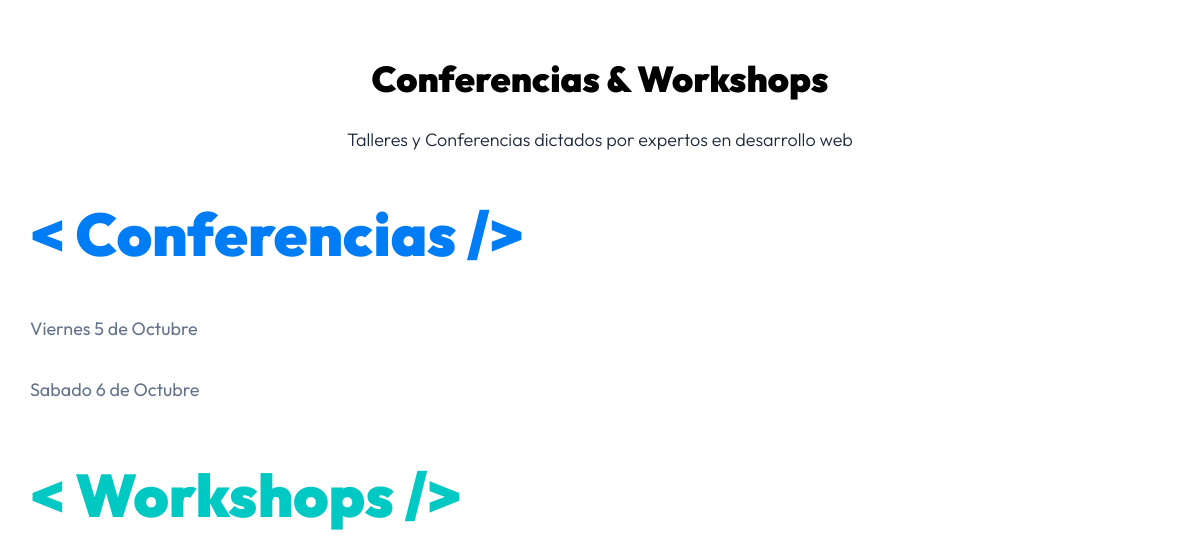
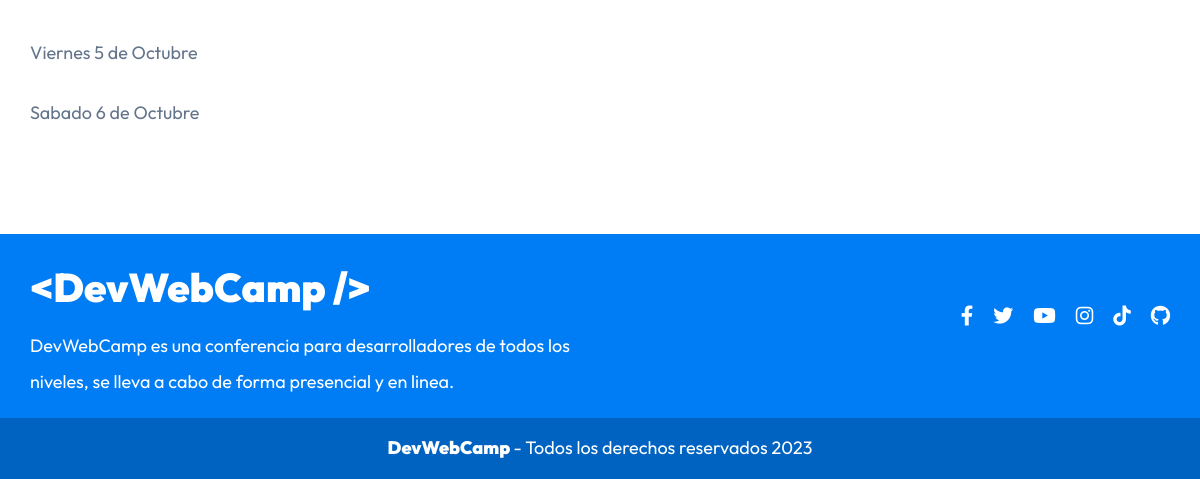
The app's page /workshops-conferencias (lower part), older data (2 pictures, top to bottom).
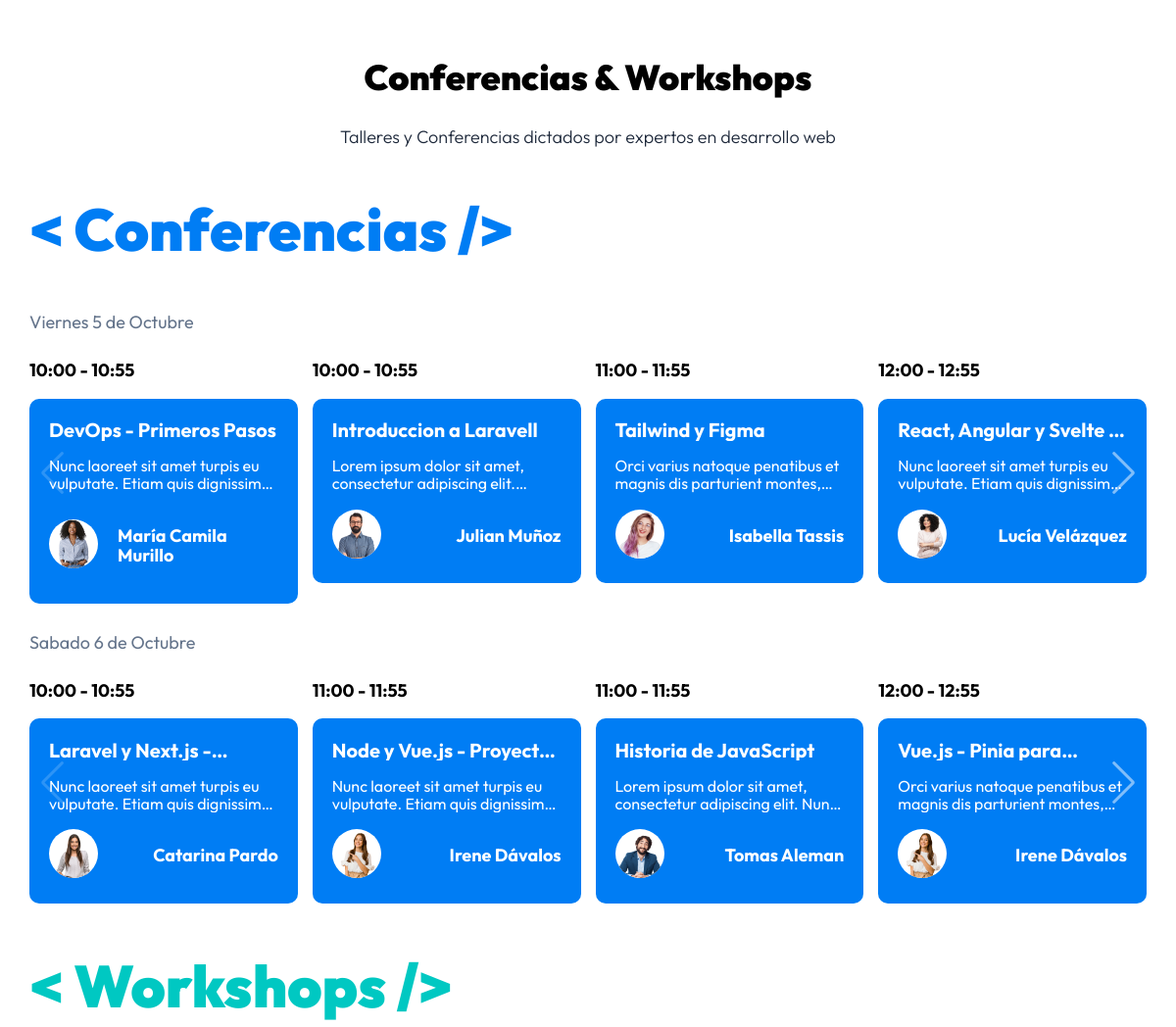
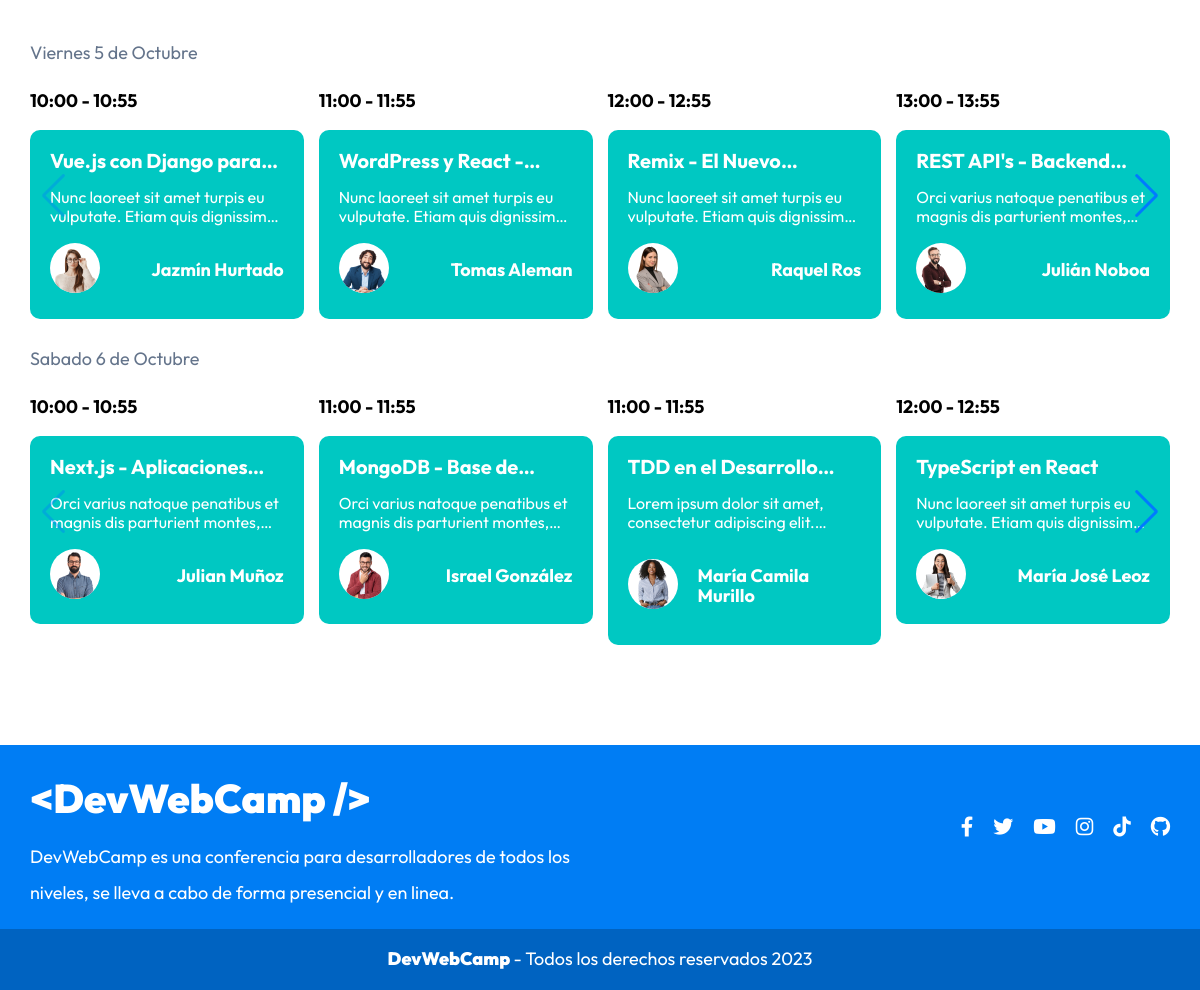
The same page, newer data (2 pictures, top to bottom).
### tables this page shows
CREATE TABLE `eventos` (
  `id` int(11) NOT NULL AUTO_INCREMENT,
  `nombre` varchar(120) DEFAULT NULL,
  `descripcion` text DEFAULT NULL,
  `disponibles` int(11) DEFAULT NULL,
  `categoria_id` int(11) NOT NULL,
  `dia_id` int(11) NOT NULL,
  `hora_id` int(11) NOT NULL,
  `ponente_id` int(11) NOT NULL,
  PRIMARY KEY (`id`),
  KEY `fk_eventos_categorias_idx` (`categoria_id`),
  KEY `fk_eventos_dias1_idx` (`dia_id`),
  KEY `fk_eventos_horas1_idx` (`hora_id`),
  KEY `fk_eventos_ponentes1_idx` (`ponente_id`),
  CONSTRAINT `fk_eventos_categorias` FOREIGN KEY (`categoria_id`) REFERENCES `categorias` (`id`),
  CONSTRAINT `fk_eventos_dias1` FOREIGN KEY (`dia_id`) REFERENCES `dias` (`id`),
  CONSTRAINT `fk_eventos_horas1` FOREIGN KEY (`hora_id`) REFERENCES `horas` (`id`),
  CONSTRAINT `fk_eventos_ponentes1` FOREIGN KEY (`ponente_id`) REFERENCES `ponentes` (`id`)
);

CREATE TABLE `horas` (
  `id` int(11) NOT NULL AUTO_INCREMENT,
  `hora` varchar(13) DEFAULT NULL,
  PRIMARY KEY (`id`)
);

CREATE TABLE `ponentes` (
  `id` int(11) NOT NULL AUTO_INCREMENT,
  `nombre` varchar(40) DEFAULT NULL,
  `apellido` varchar(40) DEFAULT NULL,
  `ciudad` varchar(20) DEFAULT NULL,
  `pais` varchar(20) DEFAULT NULL,
  `imagen` varchar(32) DEFAULT NULL,
  `tags` varchar(120) DEFAULT NULL,
  `redes` text DEFAULT NULL,
  PRIMARY KEY (`id`)
);

### controllers/PaginasController.php (called while the page is built, shortened)
<?php
class PaginasController
{
    private static function obtenerEventosOrdenados()
    {
        $eventos = Evento::ordenar('hora_id');
        $eventosOrdenados = [
            'conferencias_viernes' => [],
            'conferencias_sabado' => [],
            'workshops_viernes' => [],
            'workshops_sabado' => []
        ];
        foreach ($eventos as $evento) {
            $evento->categoria = Categoria::find($evento->categoria_id);
            $evento->ponente = Ponente::find($evento->ponente_id);
            $evento->dia = Dia::find($evento->dia_id);
            $evento->hora = Hora::find($evento->hora_id);
            switch (true) {
                case $evento->dia_id === '1' && $evento->categoria_id === '1':
                    $eventosOrdenados['conferencias_viernes'][] = $evento;
                    break;
                case $evento->dia_id === '1' && $evento->categoria_id === '2':
                    $eventosOrdenados['workshops_viernes'][] = $evento;
                    break;
                case $evento->dia_id === '2' && $evento->categoria_id === '1':
                    $eventosOrdenados['conferencias_sabado'][] = $evento;
                    break;
                case $evento->dia_id === '2' && $evento->categoria_id === '2':
                    $eventosOrdenados['workshops_sabado'][] = $evento;
                    break;
            }
        }
        return $eventosOrdenados;
    }
    public static function conferencias(Router $router)
    {
        $eventosOrdenados = self::obtenerEventosOrdenados();
        $router->render('/paginas/conferencias', [
            'titulo' => 'Conferencias & Workshops',
            'eventos' => $eventosOrdenados
        ]);
    }
}

### public/index.php (called while the page is built, shortened)
<?php
$router = new Router();
$router->get('/login', [AuthController::class, 'login']);
$router->post('/login', [AuthController::class, 'login']);
$router->post('/logout', [AuthController::class, 'logout']);
$router->get('/registro', [AuthController::class, 'registro']);
$router->post('/registro', [AuthController::class, 'registro']);
$router->get('/olvide', [AuthController::class, 'olvide']);
$router->post('/olvide', [AuthController::class, 'olvide']);
$router->get('/reestablecer', [AuthController::class, 'reestablecer']);
$router->post('/reestablecer', [AuthController::class, 'reestablecer']);
$router->get('/mensaje', [AuthController::class, 'mensaje']);
$router->get('/confirmar-cuenta', [AuthController::class, 'confirmar']);
$router->get('/admin/dashboard', [DashboardController::class, 'index']);
$router->get('/admin/ponentes', [PonentesController::class, 'index']);
$router->get('/admin/ponentes/crear', [PonentesController::class, 'crear']);
$router->post('/admin/ponentes/crear', [PonentesController::class, 'crear']);
$router->get('/admin/ponentes/editar', [PonentesController::class, 'editar']);
$router->post('/admin/ponentes/editar', [PonentesController::class, 'editar']);
$router->post('/admin/ponentes/eliminar', [PonentesController::class, 'eliminar']);
$router->get('/admin/eventos', [EventosController::class, 'index']);
$router->get('/admin/eventos/crear', [EventosController::class, 'crear']);
$router->post('/admin/eventos/crear', [EventosController::class, 'crear']);
$router->get('/admin/eventos/editar', [EventosController::class, 'editar']);
$router->post('/admin/eventos/editar', [EventosController::class, 'editar']);
$router->post('/admin/eventos/eliminar', [EventosController::class, 'eliminar']);
$router->get('/api/eventos-horario', [APIEventos::class, 'index']);
$router->get('/api/ponentes', [APIPonentes::class, 'index']);
$router->get('/api/ponente', [APIPonentes::class, 'ponente']);
$router->get('/api/regalos', [APIRegalos::class, 'index']);
$router->get('/admin/registrados', [RegistradosController::class, 'index']);
$router->get('/admin/regalos', [RegalosController::class, 'index']);
$router->get('/', [PaginasController::class, 'index']);
$router->get('/devwebcamp', [PaginasController::class, 'evento']);
$router->get('/paquetes', [PaginasController::class, 'paquetes']);
$router->get('/workshops-conferencias', [PaginasController::class, 'conferencias']);
$router->get('/404', [PaginasController::class, 'error']);
$router->get('/finalizar-registro', [RegistroController::class, 'crear']);
$router->post('/finalizar-registro/gratis', [RegistroController::class, 'gratis']);
$router->post('/finalizar-registro/pagar', [RegistroController::class, 'pagar']);
$router->get('/finalizar-registro/conferencias', [RegistroController::class, 'conferencias']);
$router->post('/finalizar-registro/conferencias', [RegistroController::class, 'conferencias']);
$router->get('/boleto', [RegistroController::class, 'boleto']);
$router->comprobarRutas();

### models/ActiveRecord.php (called while the page is built, shortened)
<?php
class ActiveRecord
{
    protected static $db;
    protected static $tabla = '';
    public static function setDB($database)
    {
        self::$db = $database;
    }
    public static function consultarSQL($query)
    {
        $resultado = self::$db->query($query);
        $array = [];
        while ($registro = $resultado->fetch_assoc()) {
            $array[] = static::crearObjeto($registro);
        }
        return $array;
    }
    protected static function crearObjeto($registro)
    {
        $objeto = new static;
        foreach ($registro as $key => $value) {
            if (property_exists($objeto, $key)) {
                $objeto->$key = $value;
            }
        }
        return $objeto;
    }
    public static function ordenar($columna, $orden = 'ASC')
    {
        $query = "SELECT * FROM " . static::$tabla . " ORDER BY $columna $orden";
        $resultado = self::consultarSQL($query);
        return $resultado;
    }
    public static function find($id)
    {
        $query = "SELECT * FROM " . static::$tabla  . " WHERE id = $id";
        $resultado = self::consultarSQL($query);
        return array_shift($resultado);
    }
}

### views/templates/evento.php (the view)
<div class="evento swiper-slide">
    <p class="evento__hora"><?php echo $evento->hora->hora ?></p>
    <div class="evento__informacion">
        <h4 class="evento__nombre"><?php echo $evento->nombre ?></h4>
        <div>
            <p class="evento__introduccion"><?php echo $evento->descripcion; ?></p>
        </div>
        <div class="evento__autor-info">
            <picture>
                <source srcset="/img/speakers/<?php echo $evento->ponente->imagen; ?>.webp" type="image/webp">
                <source srcset="/img/speakers/<?php echo $evento->ponente->imagen; ?>.png" type="image/png">
                <img class="evento__imagen-autor" loading="lazy" width="200" height="300" src="/img/speakers/<?php echo $evento->ponente->imagen; ?>.png" alt="Imagen Ponente">
            </picture>
            <p class="evento__autor-nombre"><?php echo $evento->ponente->nombre . " " . $evento->ponente->apellido ?></p>
        </div>
    </div>
</div>

### views/paginas/conferencias.php (shortened to what the rows shown need)
<main class="agenda">
    <h2 class="agenda__heading"><?php echo $titulo ?></h2>
    <div class="eventos">
        <div class="eventos__listado slider swiper">
            <div class="swiper-wrapper">
                <?php foreach ($eventos["conferencias_viernes"] as $evento) : ?>
                    <?php include __DIR__ . "/../templates/evento.php" ?>
                <?php endforeach; ?>
            </div>
        </div>
        <div class="eventos__listado slider swiper">
            <div class="swiper-wrapper">
                <?php foreach ($eventos["conferencias_sabado"] as $evento) : ?>
                    <?php include __DIR__ . "/../templates/evento.php" ?>
                <?php endforeach; ?>
            </div>
        </div>
    </div>
    <div class="eventos--workshops">
        <div class="eventos__listado slider swiper">
            <div class="swiper-wrapper">
                <?php foreach ($eventos["workshops_viernes"] as $evento) : ?>
                    <?php include __DIR__ . "/../templates/evento.php" ?>
                <?php endforeach; ?>
            </div>
        </div>
        <div class="eventos__listado slider swiper">
            <div class="swiper-wrapper">
                <?php foreach ($eventos["workshops_sabado"] as $evento) : ?>
                    <?php include __DIR__ . "/../templates/evento.php" ?>
                <?php endforeach; ?>
            </div>
        </div>
    </div>
</main>

Row changes from the older to the newer data that the page shows:
added eventos: hora.hora "10:00 - 10:55", nombre "DevOps - Primeros Pasos", descripcion "Nunc laoreet sit amet turpis eu vulputate. Etiam quis…", ponente.imagen (picture), ponente.nombre "María Camila", ponente.apellido "Murillo", shown under "< Conferencias />"
added eventos: hora.hora "10:00 - 10:55", nombre "Introduccion a Laravell", descripcion "Lorem ipsum dolor sit amet, consectetur adipiscing…", ponente.imagen (picture), ponente.nombre "Julian", ponente.apellido "Muñoz", shown under "< Conferencias />"
added eventos: hora.hora "11:00 - 11:55", nombre "Tailwind y Figma", descripcion "Orci varius natoque penatibus et magnis dis parturient…", ponente.imagen (picture), ponente.nombre "Isabella", ponente.apellido "Tassis", shown under "< Conferencias />"
added eventos: hora.hora "12:00 - 12:55", nombre "React, Angular y Svelte…", descripcion "Nunc laoreet sit amet turpis eu vulputate. Etiam quis…", ponente.imagen (picture), ponente.nombre "Lucía", ponente.apellido "Velázquez", shown under "< Conferencias />"
added eventos: hora.hora "10:00 - 10:55", nombre "Laravel y Next.js…", descripcion "Nunc laoreet sit amet turpis eu vulputate. Etiam quis…", ponente.imagen (picture), ponente.nombre "Catarina", ponente.apellido "Pardo"
added eventos: hora.hora "11:00 - 11:55", nombre "Node y Vue.js -…", descripcion "Nunc laoreet sit amet turpis eu vulputate. Etiam quis…", ponente.imagen (picture), ponente.nombre "Irene", ponente.apellido "Dávalos"
added eventos: hora.hora "11:00 - 11:55", nombre "Historia de JavaScript", descripcion "Lorem ipsum dolor sit amet, consectetur adipiscing elit.…", ponente.imagen (picture), ponente.nombre "Tomas", ponente.apellido "Aleman"
added eventos: hora.hora "12:00 - 12:55", nombre "Vue.js - Pinia…", descripcion "Orci varius natoque penatibus et magnis dis parturient…", ponente.imagen (picture), ponente.nombre "Irene", ponente.apellido "Dávalos"
added eventos: hora.hora "10:00 - 10:55", nombre "Vue.js con Django…", descripcion "Nunc laoreet sit amet turpis eu vulputate. Etiam quis…", ponente.imagen (picture), ponente.nombre "Jazmín", ponente.apellido "Hurtado", shown under "< Workshops />"
added eventos: hora.hora "11:00 - 11:55", nombre "WordPress y React…", descripcion "Nunc laoreet sit amet turpis eu vulputate. Etiam quis…", ponente.imagen (picture), ponente.nombre "Tomas", ponente.apellido "Aleman", shown under "< Workshops />"
added eventos: hora.hora "12:00 - 12:55", nombre "Remix - El…", descripcion "Nunc laoreet sit amet turpis eu vulputate. Etiam quis…", ponente.imagen (picture), ponente.nombre "Raquel", ponente.apellido "Ros", shown under "< Workshops />"
added eventos: hora.hora "13:00 - 13:55", nombre "REST API's -…", descripcion "Orci varius natoque penatibus et magnis dis parturient…", ponente.imagen (picture), ponente.nombre "Julián", ponente.apellido "Noboa", shown under "< Workshops />"
added eventos: hora.hora "10:00 - 10:55", nombre "Next.js -…", descripcion "Orci varius natoque penatibus et magnis dis parturient…", ponente.imagen (picture), ponente.nombre "Julian", ponente.apellido "Muñoz"
added eventos: hora.hora "11:00 - 11:55", nombre "MongoDB - Base…", descripcion "Orci varius natoque penatibus et magnis dis parturient…", ponente.imagen (picture), ponente.nombre "Israel", ponente.apellido "González"
added eventos: hora.hora "11:00 - 11:55", nombre "TDD en el…", descripcion "Lorem ipsum dolor sit amet, consectetur adipiscing…", ponente.imagen (picture), ponente.nombre "María Camila", ponente.apellido "Murillo"
added eventos: hora.hora "12:00 - 12:55", nombre "TypeScript en React", descripcion "Nunc laoreet sit amet turpis eu vulputate. Etiam quis…", ponente.imagen (picture), ponente.nombre "María José", ponente.apellido "Leoz"
